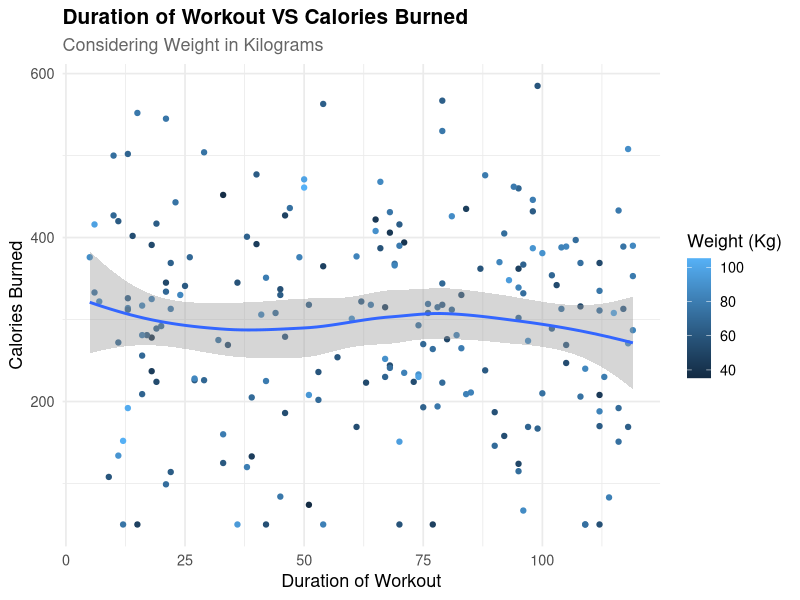
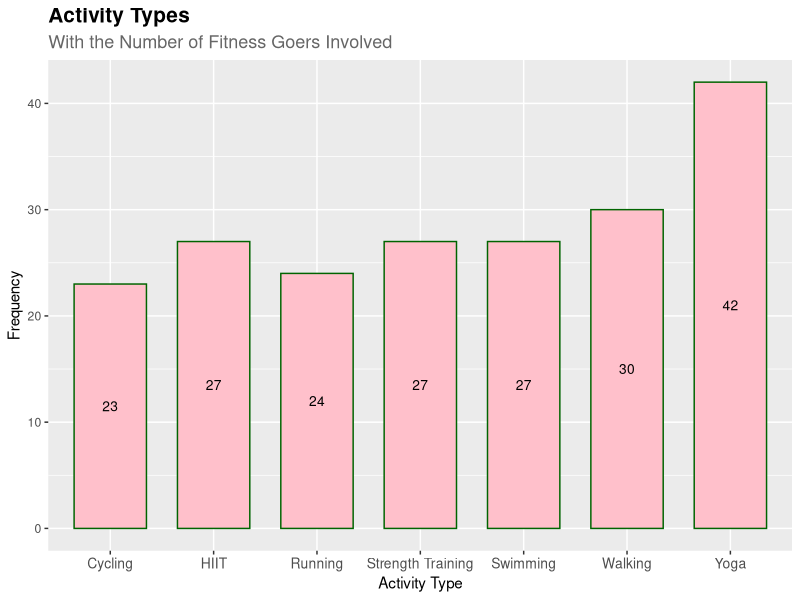

These charts were generated, in order, by the following R code:
## ---- chunk 1
# load packages
library(dplyr)
library(readr)
library(ggplot2)
## ---- chunk 2
# read csv file
fitness <- read_csv("fitness_data.csv")

# initial inspections
glimpse(fitness)
fitness <- distinct(fitness)
head(fitness)
summary(fitness)
## ---- chunk 3
# make vizualizations
viz1 <- ggplot(fitness, aes(x = duration_min,
                            y = calories_burned)) +
        geom_point(aes(color = weight_kg), 
                   alpha = 1) +  
        geom_smooth() +
        labs(
          title = "Duration of Workout VS Calories Burned",
          subtitle = "Considering Weight in Kilograms",
          x = "Duration of Workout", 
          y = "Calories Burned",
          color = "Weight (Kg)"
             ) +
        theme_minimal(base_size = 13) +
        theme(
          plot.title = element_text(face = "bold", size = 15),
          plot.subtitle = element_text(size = 13, color = "gray40")
             )
viz1

# for previous analyses
viz2 <- ggplot(fitness, aes(x = activity_type)) +
        geom_bar(color = "darkgreen",
                 width = 0.7,
                 fill = "pink"
                 ) +
        geom_text(
          stat = "count",
          aes(label = after_stat(count)),
          position = position_stack(vjust = 0.5),
          size = 3.5,
          color = "black"
                 ) +
        labs(
          title = "Activity Types",
          subtitle = "With the Number of Fitness Goers Involved",
          x = "Activity Type",
          y = "Frequency"
            ) +
        theme(
          plot.title = element_text(face = "bold", size = 15),
          plot.subtitle = element_text(size = 13, color = "gray40"),
          axis.text.x = element_text(size = 10)
        )
viz2
